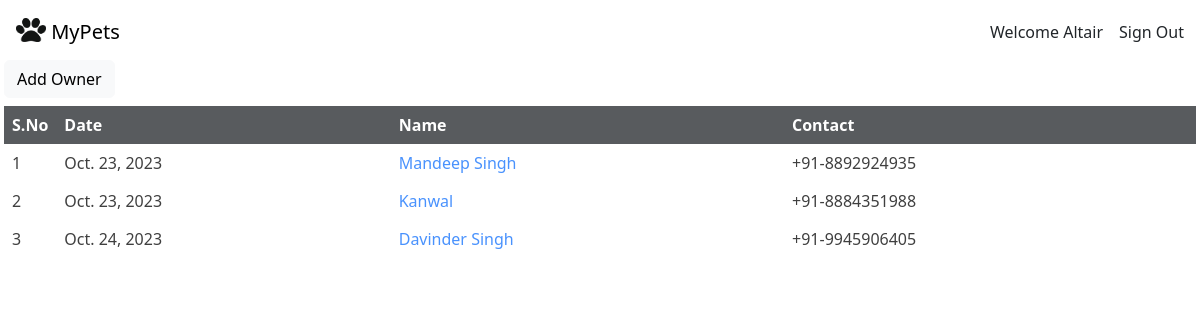
Before: /pets/owner_list_route/ (signed in) with the older database file.
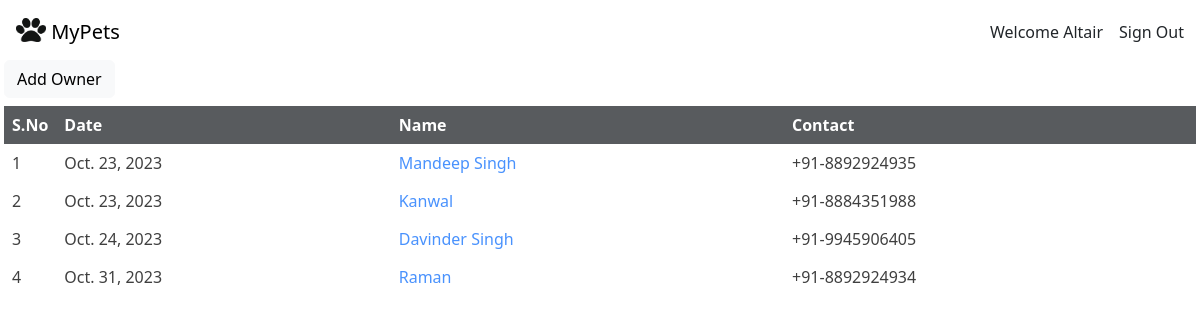
After: the same page with the newer database file.
### pets_app/models.py (models this page shows, shortened)
class OwnerModel(Model):
    owner_name = models.CharField(max_length=30)
    owner_contact_prefix = models.ForeignKey(to=CountryModel, on_delete=models.PROTECT, to_field='country_code')
    owner_contact = models.PositiveIntegerField(unique=True)
    owner_date = models.DateField(auto_created=True, auto_now_add=True)
    owner_city = models.CharField(max_length=30, default='Bengaluru')
    owner_state = models.CharField(max_length=30, default='Karnataka')
    owner_country = models.CharField(max_length=30, default='India')
    created_by = models.CharField(max_length=30, blank=True, null=True)
    updated_by = models.CharField(max_length=30, blank=True, null=True)

class CountryModel(Model):
    country_code = models.CharField(max_length=5, unique=True, primary_key=True)
    country_name = models.CharField(max_length=50, unique=True)
    def __str__(self):
        return f"{self.country_code}"

### pets_app/views.py (the view)
class OwnerListView(SomeLoginRequiredMixin, SomePermissionRequiredMixin, ListView):
    model = OwnerModel
    permission_required = 'pets_app.view_ownermodel'
    def get(self, request, *args, **kwargs):
        owners = OwnerModel.objects.all()
        s_no = []
        for item in range(len(owners)):
            s_no.append(item+1)
        return render(request=request, template_name='pets_app/ownermodel_list.html', context={'object_list':owners, 's_no':s_no})

### pets_app/mixins.py (called while the page is built, shortened)
    def dispatch(self, request, *args, **kwargs):
        if not request.user.is_authenticated:
            return self.handle_no_permission()
        else:
            return super().dispatch(request, *args, **kwargs)

    def get_permission_required(self):
        if isinstance(self.permission_required, str):
            perms = (self.permission_required,)
        else:
            perms = self.permission_required
        return perms

    def has_permission(self):
        perms = self.get_permission_required()
        return self.request.user.has_perms(perms)

    def dispatch(self, request, *args, **kwargs):
        return super().dispatch(request, *args, **kwargs)

### pets_app/templates/pets_app/ownermodel_list.html
{% extends 'pets.html' %}
{% block 'content' %}
    {% if perms.pets_app.add_ownermodel %}
    <div class="mb-2">
        <a class="text-decoration-none" href="{% url 'pets_app_name:owner_create_name' %}"><button type="button" class="btn btn-light">Add Owner</button></a>
    </div>
    {% endif %}
    {% if object_list %}
    <div class="d-flex">
        <div class="d-flex">
            <table class="table table-hover table-borderless opacity-75">
                <thead class="table-dark">
                    <th>S.No</th>
                </thead>
                {% if object_list %}
                    {% for num in s_no %}
                    <tr>
                        <td>{{num}}</td>
                    </tr>
                    {% endfor %}
                {% endif %}
            </table>
        </div>
    <table class="table table-hover table-borderless opacity-75">
        <thead class="table-dark">
            <th>Date</th><th>Name</th><th>Contact</th>
        </thead>
        <tbody>
            {% for owner in object_list %}
            <tr>
                <td>{{owner.owner_date}}</td>
                <td><a class="text-decoration-none" href="{% url 'pets_app_name:pet_list_name' owner.id %}">{{owner.owner_name | capfirst}}</a></td>
                <td>{{owner.owner_contact_prefix}}-{{owner.owner_contact}}</td>
            </tr>
            {% endfor %}
        </tbody>
    </table>
    {% endif %}
{% endblock %}

Changed rows visible on the page:
added OwnerModel: owner_date "Oct. 31, 2023", owner_name "Raman", owner_contact_prefix "+91", owner_contact "8892924934"
Other visible differences:
new list line: "4"
